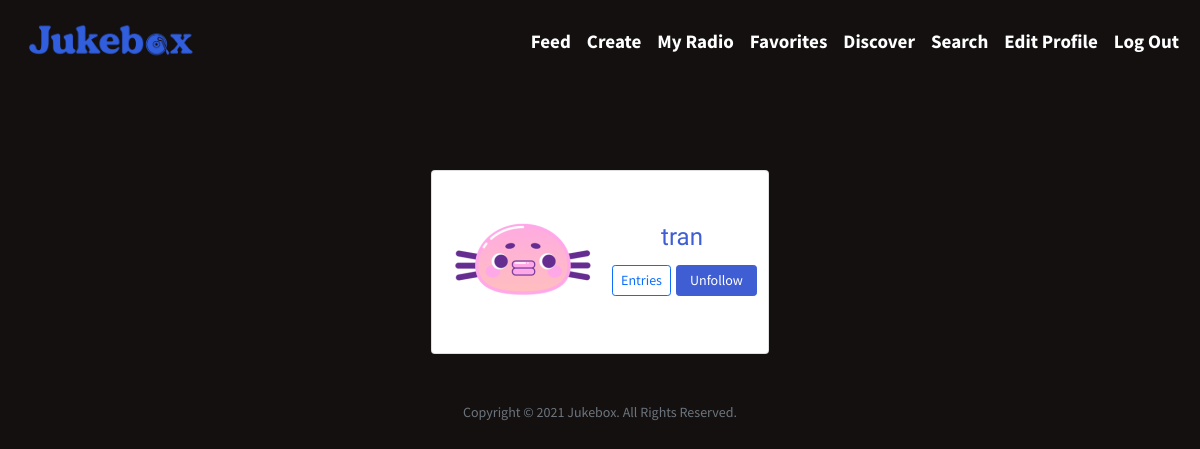
The app's page /followedprofile1 (signed in) with its own data.
### tables this page shows
CREATE TABLE profile (
user_id INTEGER NOT NULL,
picture varchar(40) NOT NULL,
bio varchar(100),
FOREIGN KEY(user_id) REFERENCES users(user_id)
);

CREATE TABLE users ( 
user_id INTEGER NOT NULL,  
username TEXT NOT NULL,
hash TEXT NOT NULL, 
PRIMARY KEY(user_id)
);

### app.py (the view)
@app.route("/followedprofile<int:user_id>", methods=["GET"])
@login_required
def followedprofile(user_id):
    profile = db.execute("SELECT * FROM profile JOIN users ON users.user_id = profile.user_id WHERE profile.user_id = ?", user_id)
    return render_template("profilefollowed.html", profile=profile)

### app.py (called while the page is built)
@app.after_request
def after_request(response):
    response.headers["Cache-Control"] = "no-cache, no-store, must-revalidate"
    response.headers["Expires"] = 0
    response.headers["Pragma"] = "no-cache"
    return response

### helpers.py (called while the page is built)
def login_required(f):
    @wraps(f)
    def decorated_function(*args, **kwargs):
        if session.get("user_id") is None:
            return redirect("/login")
        return f(*args, **kwargs)
    return decorated_function

### templates/profilefollowed.html (shortened to what this page needs)
{% extends "layout.html" %}
{% block main %}
<main>
    <div class="container mt-5 d-flex justify-content-center" id="profile">
        <div class="card p-3">
            <div class="d-flex align-items-center">
                <div class="image"> <img src="{{ profile[0]['picture'] }}" alt="Profile Picture" id="profilepic" width=150px height=150px STYLE="margin-right: 14px"/> </div>
                    <div class="ml-3 w-100">
                        <h4 class="mb-0 mt-0">{{ profile[0]['username'] }}</h4>
                    <div class="button mt-2 d-flex flex-row align-items-center">
                        <form action="/showentries" method="POST">
                            <button class="btn btn-sm btn-outline-primary w-100" name="user_id" value="{{ profile[0]['user_id'] }}">Entries</button>
                        </form>
                        <form action="/unfollow" method="POST">
                            <button class="btn btn-sm btn-primary w-100 ml-2" name="following_id" value="{{ profile[0]['user_id'] }}">Unfollow</button>
                        </form>
                </div>
            </div>
        </div>
    </div>
</main>
{% endblock %}

### static/styles.css (style rules this page uses)
#background { background-color: #141010; }
h4 { color: #3f5ed4; font-family: 'Readex Pro', sans-serif; }
body, div, table, main { color: #ededed !important; font-family: 'Source Sans Pro', sans-serif; }
.btn-primary { color: #fff; background-color: #3f5ed4 !important; border-color: #3f5ed4 !important; margin: 5px; }

### records on screen
profile: picture (picture)
users: username "tran"
